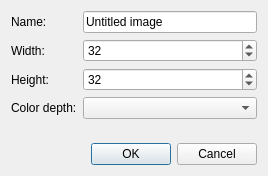
<?xml version="1.0" encoding="UTF-8"?>
<ui version="4.0">
 <class>Dialog</class>
 <widget class="QDialog" name="Dialog">
  <property name="geometry">
   <rect>
    <x>0</x>
    <y>0</y>
    <width>268</width>
    <height>176</height>
   </rect>
  </property>
  <property name="windowTitle">
   <string>Dialog</string>
  </property>
  <layout class="QGridLayout" name="gridLayout">
   <item row="0" column="0">
    <layout class="QFormLayout" name="formLayout">
     <item row="0" column="0">
      <widget class="QLabel" name="label">
       <property name="text">
        <string>Name:</string>
       </property>
      </widget>
     </item>
     <item row="0" column="1">
      <widget class="QLineEdit" name="lineEdit">
       <property name="text">
        <string>Untitled image</string>
       </property>
      </widget>
     </item>
     <item row="1" column="0">
      <widget class="QLabel" name="label_2">
       <property name="text">
        <string>Width:</string>
       </property>
      </widget>
     </item>
     <item row="1" column="1">
      <widget class="QSpinBox" name="spinBox">
       <property name="value">
        <number>32</number>
       </property>
      </widget>
     </item>
     <item row="2" column="0">
      <widget class="QLabel" name="label_4">
       <property name="text">
        <string>Height:</string>
       </property>
      </widget>
     </item>
     <item row="2" column="1">
      <widget class="QSpinBox" name="spinBox_2">
       <property name="value">
        <number>32</number>
       </property>
      </widget>
     </item>
     <item row="3" column="0">
      <widget class="QLabel" name="label_3">
       <property name="text">
        <string>Color depth:</string>
       </property>
      </widget>
     </item>
     <item row="3" column="1">
      <widget class="QComboBox" name="comboBox_1"/>
     </item>
    </layout>
   </item>
   <item row="1" column="0">
    <spacer name="verticalSpacer">
     <property name="orientation">
      <enum>Qt::Vertical</enum>
     </property>
     <property name="sizeHint" stdset="0">
      <size>
       <width>20</width>
       <height>196</height>
      </size>
     </property>
    </spacer>
   </item>
   <item row="2" column="0">
    <layout class="QHBoxLayout" name="horizontalLayout">
     <item>
      <spacer name="horizontalSpacer">
       <property name="orientation">
        <enum>Qt::Horizontal</enum>
       </property>
       <property name="sizeHint" stdset="0">
        <size>
         <width>40</width>
         <height>20</height>
        </size>
       </property>
      </spacer>
     </item>
     <item>
      <widget class="QDialogButtonBox" name="buttonBox">
       <property name="orientation">
        <enum>Qt::Horizontal</enum>
       </property>
       <property name="standardButtons">
        <set>QDialogButtonBox::Cancel|QDialogButtonBox::Ok</set>
       </property>
      </widget>
     </item>
    </layout>
   </item>
  </layout>
 </widget>
 <resources/>
 <connections>
  <connection>
   <sender>buttonBox</sender>
   <signal>accepted()</signal>
   <receiver>Dialog</receiver>
   <slot>accept()</slot>
   <hints>
    <hint type="sourcelabel">
     <x>248</x>
     <y>254</y>
    </hint>
    <hint type="destinationlabel">
     <x>157</x>
     <y>274</y>
    </hint>
   </hints>
  </connection>
  <connection>
   <sender>buttonBox</sender>
   <signal>rejected()</signal>
   <receiver>Dialog</receiver>
   <slot>reject()</slot>
   <hints>
    <hint type="sourcelabel">
     <x>316</x>
     <y>260</y>
    </hint>
    <hint type="destinationlabel">
     <x>286</x>
     <y>274</y>
    </hint>
   </hints>
  </connection>
 </connections>
</ui>
